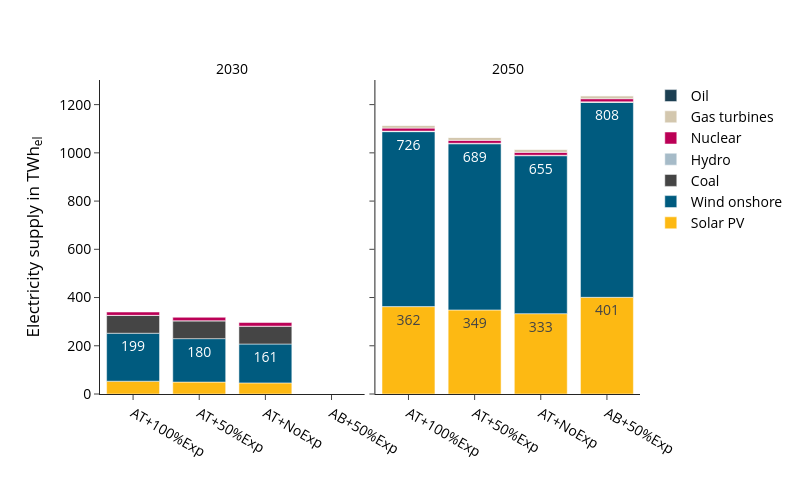

Notebook source saved alongside this figure:
### Code cell
fig_name = "electricity_supply_TWh"
fig = px.bar(
    supply_df, 
    **fig_kwargs,
    labels={"value":"Electricity supply in TWh<sub>el</sub>",
            "year":"",
            "variable":"", 
            "scen":""
            },
    color_discrete_map=colors["electricity"],
    category_orders={
        "variable":list(colors["electricity"].keys()),
        # "scen": scen_order
        },
    #facet_col_wrap=1, facet_col_spacing=0.07,
)
fig.update_layout(legend_traceorder="reversed",)
update_layout(fig)

print("Totals per scenario and year:", supply_sum_df)

fig.show()

#save_plotly_fig(supply_df, fig, sdir, f"{idx_group_name}_{fig_name}")

### Figure 1 — Plotly figure (JSON) as saved in the notebook; plotly's stock layout.template omitted (floating-point values rounded to 4 significant figures)
{"data": [{"hovertemplate": "=%{x}<br>Electricity supply in TWh<sub>el</sub>=%{text}<extra></extra>", "legendgroup": "Solar PV", "marker": {"color": "#fdb913", "pattern": {"shape": ""}}, "name": "Solar PV", "orientation": "v", "showlegend": true, "text": [53.1, 49.5, 46.1], "textangle": 0, "textposition": "inside", "texttemplate": "%{y:.0f}", "type": "bar", "x": ["AT+100%Exp", "AT+50%Exp", "AT+NoExp"], "xaxis": "x", "y": [53.1, 49.5, 46.1], "yaxis": "y"}, {"hovertemplate": "=%{x}<br>Electricity supply in TWh<sub>el</sub>=%{text}<extra></extra>", "legendgroup": "Solar PV", "marker": {"color": "#fdb913", "pattern": {"shape": ""}}, "name": "Solar PV", "orientation": "v", "showlegend": false, "text": [400.9, 362.4, 348.6, 333.2], "textangle": 0, "textposition": "inside", "texttemplate": "%{y:.0f}", "type": "bar", "x": ["AB+50%Exp", "AT+100%Exp", "AT+50%Exp", "AT+NoExp"], "xaxis": "x2", "y": [400.9, 362.4, 348.6, 333.2], "yaxis": "y2"}, {"hovertemplate": "=%{x}<br>Electricity supply in TWh<sub>el</sub>=%{text}<extra></extra>", "legendgroup": "Wind onshore", "marker": {"color": "#005b7f", "pattern": {"shape": ""}}, "name": "Wind onshore", "orientation": "v", "showlegend": true, "text": [198.9, 180.1, 161.1], "textangle": 0, "textposition": "inside", "texttemplate": "%{y:.0f}", "type": "bar", "x": ["AT+100%Exp", "AT+50%Exp", "AT+NoExp"], "xaxis": "x", "y": [198.9, 180.1, 161.1], "yaxis": "y"}, {"hovertemplate": "=%{x}<br>Electricity supply in TWh<sub>el</sub>=%{text}<extra></extra>", "legendgroup": "Wind onshore", "marker": {"color": "#005b7f", "pattern": {"shape": ""}}, "name": "Wind onshore", "orientation": "v", "showlegend": false, "text": [808.2, 725.6, 689.1, 655.0], "textangle": 0, "textposition": "inside", "texttemplate": "%{y:.0f}", "type": "bar", "x": ["AB+50%Exp", "AT+100%Exp", "AT+50%Exp", "AT+NoExp"], "xaxis": "x2", "y": [808.2, 725.6, 689.1, 655.0], "yaxis": "y2"}, {"hovertemplate": "=%{x}<br>Electricity supply in TWh<sub>el</sub>=%{text}<extra></extra>", "legendgroup": "Coal", "marker": {"color": "#454545", "pattern": {"shape": ""}}, "name": "Coal", "orientation": "v", "showlegend": true, "text": [74.0, 74.0, 74.0], "textangle": 0, "textposition": "inside", "texttemplate": "%{y:.0f}", "type": "bar", "x": ["AT+100%Exp", "AT+50%Exp", "AT+NoExp"], "xaxis": "x", "y": [74.0, 74.0, 74.0], "yaxis": "y"}, {"hovertemplate": "=%{x}<br>Electricity supply in TWh<sub>el</sub>=%{text}<extra></extra>", "legendgroup": "Coal", "marker": {"color": "#454545", "pattern": {"shape": ""}}, "name": "Coal", "orientation": "v", "showlegend": false, "text": [1.9, 1.6, 1.5, 1.4], "textangle": 0, "textposition": "inside", "texttemplate": "%{y:.0f}", "type": "bar", "x": ["AB+50%Exp", "AT+100%Exp", "AT+50%Exp", "AT+NoExp"], "xaxis": "x2", "y": [1.9, 1.6, 1.5, 1.4], "yaxis": "y2"}, {"hovertemplate": "=%{x}<br>Electricity supply in TWh<sub>el</sub>=%{text}<extra></extra>", "legendgroup": "Hydro", "marker": {"color": "#a6bbc8", "pattern": {"shape": ""}}, "name": "Hydro", "orientation": "v", "showlegend": true, "text": [0.2, 0.2, 0.2], "textangle": 0, "textposition": "inside", "texttemplate": "%{y:.0f}", "type": "bar", "x": ["AT+100%Exp", "AT+50%Exp", "AT+NoExp"], "xaxis": "x", "y": [0.2, 0.2, 0.2], "yaxis": "y"}, {"hovertemplate": "=%{x}<br>Electricity supply in TWh<sub>el</sub>=%{text}<extra></extra>", "legendgroup": "Hydro", "marker": {"color": "#a6bbc8", "pattern": {"shape": ""}}, "name": "Hydro", "orientation": "v", "showlegend": false, "text": [0.6, 0.6, 0.6, 0.6], "textangle": 0, "textposition": "inside", "texttemplate": "%{y:.0f}", "type": "bar", "x": ["AB+50%Exp", "AT+100%Exp", "AT+50%Exp", "AT+NoExp"], "xaxis": "x2", "y": [0.6, 0.6, 0.6, 0.6], "yaxis": "y2"}, {"hovertemplate": "=%{x}<br>Electricity supply in TWh<sub>el</sub>=%{text}<extra></extra>", "legendgroup": "Nuclear", "marker": {"color": "#bb0056", "pattern": {"shape": ""}}, "name": "Nuclear", "orientation": "v", "showlegend": true, "text": [13.7, 14.3, 15.0], "textangle": 0, "textposition": "inside", "texttemplate": "%{y:.0f}", "type": "bar", "x": ["AT+100%Exp", "AT+50%Exp", "AT+NoExp"], "xaxis": "x", "y": [13.7, 14.3, 15.0], "yaxis": "y"}, {"hovertemplate": "=%{x}<br>Electricity supply in TWh<sub>el</sub>=%{text}<extra></extra>", "legendgroup": "Nuclear", "marker": {"color": "#bb0056", "pattern": {"shape": ""}}, "name": "Nuclear", "orientation": "v", "showlegend": false, "text": [13.0, 12.4, 12.0, 11.8], "textangle": 0, "textposition": "inside", "texttemplate": "%{y:.0f}", "type": "bar", "x": ["AB+50%Exp", "AT+100%Exp", "AT+50%Exp", "AT+NoExp"], "xaxis": "x2", "y": [13.0, 12.4, 12.0, 11.8], "yaxis": "y2"}, {"hovertemplate": "=%{x}<br>Electricity supply in TWh<sub>el</sub>=%{text}<extra></extra>", "legendgroup": "Gas turbines", "marker": {"color": "#d3c7ae", "pattern": {"shape": ""}}, "name": "Gas turbines", "orientation": "v", "showlegend": true, "text": [12.3, 11.9, 12.4, 13.0], "textangle": 0, "textposition": "inside", "texttemplate": "%{y:.0f}", "type": "bar", "x": ["AB+50%Exp", "AT+100%Exp", "AT+50%Exp", "AT+NoExp"], "xaxis": "x2", "y": [12.3, 11.9, 12.4, 13.0], "yaxis": "y2"}, {"hovertemplate": "=%{x}<br>Electricity supply in TWh<sub>el</sub>=%{text}<extra></extra>", "legendgroup": "Oil", "marker": {"color": "#1c3f52", "pattern": {"shape": ""}}, "name": "Oil", "orientation": "v", "showlegend": true, "text": [0.1, 0.1, 0.1, 0.1], "textangle": 0, "textposition": "inside", "texttemplate": "%{y:.0f}", "type": "bar", "x": ["AB+50%Exp", "AT+100%Exp", "AT+50%Exp", "AT+NoExp"], "xaxis": "x2", "y": [0.1, 0.1, 0.1, 0.1], "yaxis": "y2"}], "layout": {"annotations": [{"font": {}, "showarrow": false, "text": "2030", "x": 0.245, "xanchor": "center", "xref": "paper", "y": 1, "yanchor": "bottom", "yref": "paper"}, {"font": {}, "showarrow": false, "text": "2050", "x": 0.755, "xanchor": "center", "xref": "paper", "y": 1, "yanchor": "bottom", "yref": "paper"}], "barmode": "relative", "height": 500, "legend": {"title": {"text": ""}, "tracegroupgap": 0, "traceorder": "reversed"}, "width": 800, "xaxis": {"anchor": "y", "domain": [0, 0.49], "title": {"text": ""}}, "xaxis2": {"anchor": "y2", "domain": [0.51, 1], "matches": "x", "title": {"text": ""}}, "yaxis": {"anchor": "x", "domain": [0, 1], "title": {"text": "Electricity supply in TWh<sub>el</sub>"}}, "yaxis2": {"anchor": "x2", "domain": [0, 1], "matches": "y", "showticklabels": false}}}
